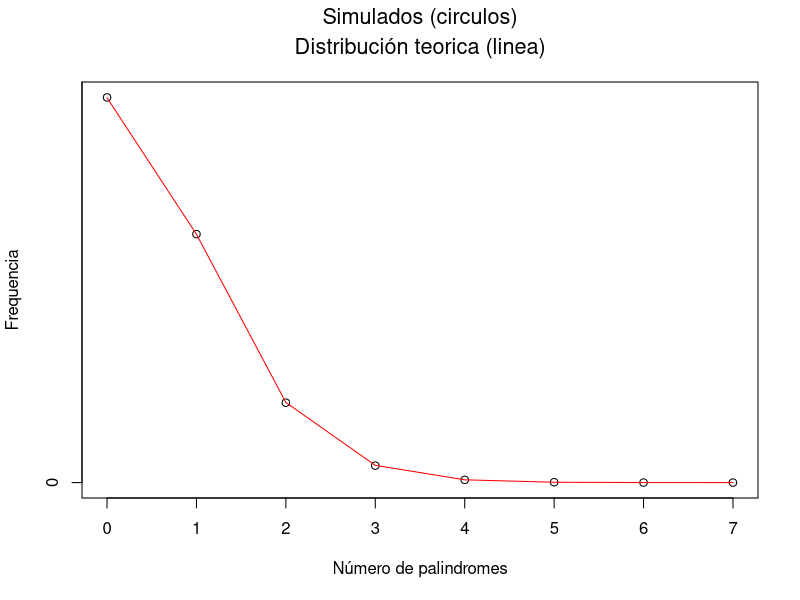
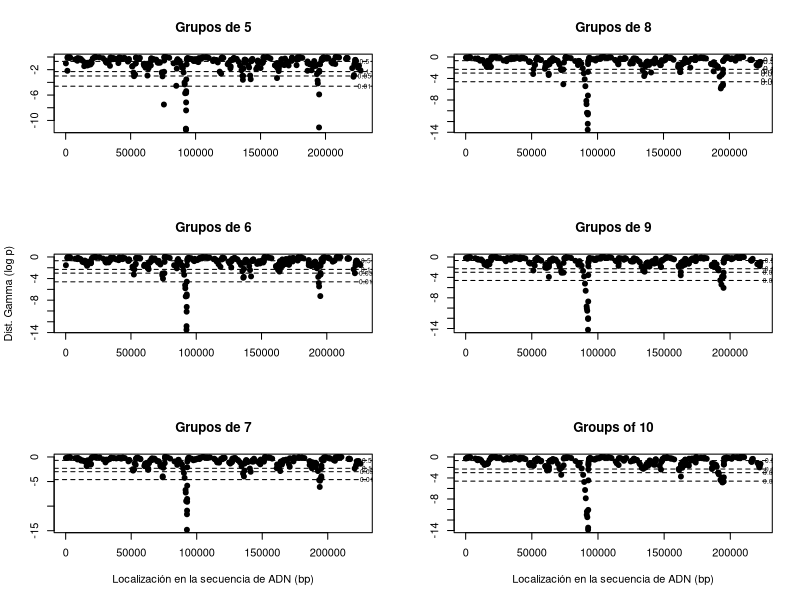
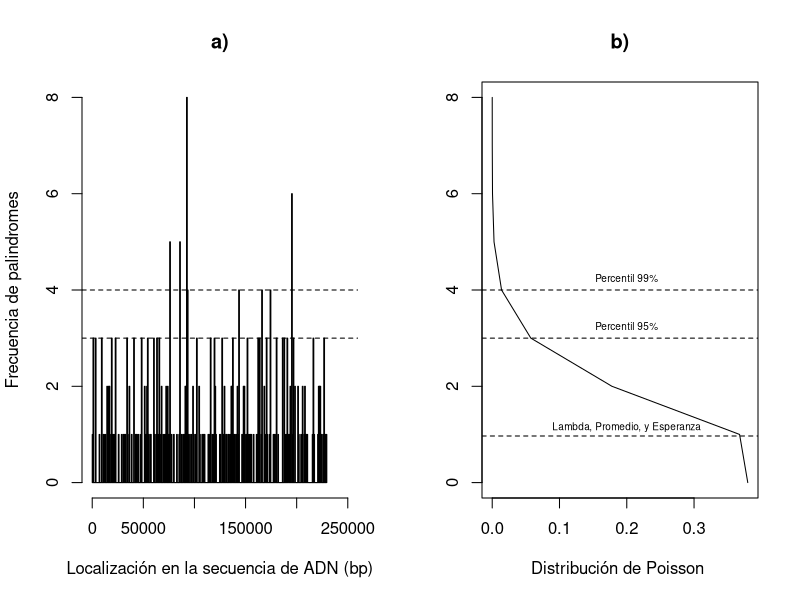
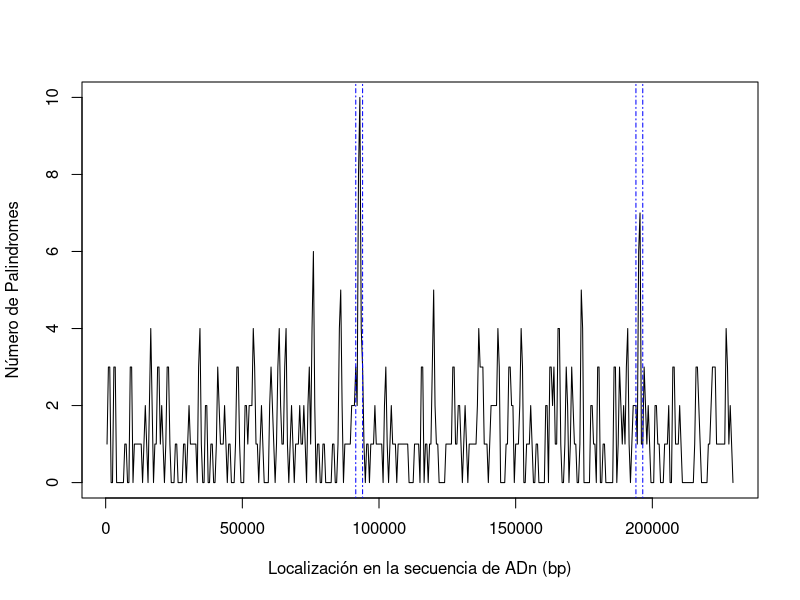

Generate these figures, in order, with R:
## ---- chunk 1
## Simulación

## simulación usando Poisson y Gamma
## Codigo para 10000 replicas de la simulación

## largo de adn
lengthdna <- 229354
## número de palindromes
numberpalin <- 296
## iteraciones
iterate <- 10000

#matris para guardar las simulaciones

sim <- matrix(nrow=iterate, ncol=numberpalin)
for(i in 1:iterate){
  sim[i,] <- sample(1:lengthdna, numberpalin, replace=F)
}

# Codigo para sumar el número de conteos
breakslength <- 230001
breaksize <- 500
mybreaks <- seq(1,breakslength,breaksize)

# Matriz generada para guardar la simulación
sim.hist <-matrix(nrow=iterate, ncol=length(mybreaks)-1)
# Bucle para obtener los conteos al azar generados 

for(i in 1:iterate){
  sim.hist[i,] <- hist(sim[i,], breaks=mybreaks, right=F, plot=F)$counts
}
# Compilar los resultados de conteos en densidades de las observasiones
# Revisar la ayuda para el comando (table)  and probar  table(sample(2:11, 1000, replace=T))
sim.dens<-table(sim.hist)/(nrow(sim.hist)*ncol(sim.hist))

# codigo para resumir las distancias entre los datos de las octetas 
distances<-apply(sim, 1, function(x){diff(sort(x), lag=7)})

# Análisis de los datos simulados y analisis de las probabilidades
## Conteos
## Grafica
plot(as.numeric(names(sim.dens)), sim.dens, ylab="Frequencia", xlab="Número de palindromes")
mtext(side=3, line=2.7, "Simulados (circulos)", cex=1.3)
mtext(side=3, line=1.2, "Distribución teorica (linea)", cex=1.3)
lines(as.numeric(names(sim.dens)), dpois(0:(length(sim.dens)-1),
                                         lambda=(numberpalin*breaksize)/lengthdna ), col="red")

## ---- chunk 2
# Cargar los datos de palindromos en CMV, sustituyendo uno de los datos de la simulación
real_data <- read.csv("cmv.csv")
cmv <- real_data$location

#### Analizar la distribución de palindromes por secciones de adn
## Aquí s importante analizar la acumulación de palindromes (lag) en el espacio del adn
## Entonces para esto usaremos la distribución gamma.
## la distribución gamma requiere dos momementos, llamados shape (alfa) y rate (beta).
## También analizaremos la acumulación de palindromes en secciones de diferentes largos

par(mfcol = c(3, 2))

## Cada grafica tiene en el eje horizontal la localización en la secuencia de ADN en acumulaciones de palindormes de 5 a 10 palindromes
## el eje vertical tiene la distribución de probabilidad de observar el espaciamiento en estos grupos de clusters bajo una distribución gamma.
# La probabilidades estan en escala de logaritmos naturales.  

plot(cmv[1:(296-5)], pgamma(diff(cmv, lag=5), shape=5, rate=296/229354, log=T), ylab = "", xlab = "", main = "Grupos de 5", pch = 19) ## lag corresponde al número de palindromes donde se tendra la distancia del primer palindrome al ultimo palindrome del grupo. 
abline (h = c ( log(0.01), log(0.05), log(0.1), log(0.5)), lty = 2) ##  Agregar las lineas para señalar las p = 0.01, p = 0.05, p = 0.1 and p = 0.5 lty = 2 hace lineas punteads. 
text(x=c(230000,230000,230000),y=c(log(0.01), log(0.05), log(0.1),  log(0.5)),labels=c("0.01","0.05","0.1", "0.5"),cex=.6) ## Agregar etiquetas a las lineas

plot(cmv[1:(296-6)], pgamma(diff(cmv, lag=6), shape=6, rate=296/229354, log=T), ylab = "Dist. Gamma (log p)", xlab = "", main = "Grupos de 6", pch = 19)
abline (h = c ( log(0.01), log(0.05), log(0.1), log(0.5)), lty = 2)    
text(x=c(230000,230000,230000),y=c(log(0.01), log(0.05), log(0.1), log(0.5)),labels=c("0.01","0.05","0.1", "0.5"),cex=.6) 

plot(cmv[1:(296-7)], pgamma(diff(cmv, lag=7), shape=7, rate=296/229354, log=T), ylab = "", xlab = "Localización en la secuencia de ADN (bp)", main = "Grupos de 7", pch = 19)
abline (h = c ( log(0.01), log(0.05), log(0.1), log(0.5)), lty = 2)   ## Adding lines which is pointing out where p = 0.01, p = 0.05, p = 0.1 and p = 0.5 lty = 2 makes a dashed line. 
text(x=c(230000,230000,230000),y=c(log(0.01), log(0.05), log(0.1), log(0.5)),labels=c("0.01","0.05","0.1", "0.5"),cex=.6) ## adding labels for cutting lines

plot(cmv[1:(296-8)], pgamma(diff(cmv, lag=8), shape=8, rate=296/229354, log=T), ylab = "", xlab = "", main = "Grupos de 8", pch = 19)
abline (h = c ( log(0.01), log(0.05), log(0.1), log(0.5)), lty = 2)   ## Adding lines which is pointing out where p = 0.01, p = 0.05, p = 0.1 and p = 0.5 lty = 2 makes a dashed line. 
text(x=c(230000,230000,230000),y=c(log(0.01), log(0.05), log(0.1), log(0.5)),labels=c("0.01","0.05","0.1", "0.5"),cex=.8) ## adding labels for cutting lines

plot(cmv[1:(296-9)], pgamma(diff(cmv, lag=9), shape=9, rate=296/229354, log=T), ylab = "", xlab = "", main = "Grupos de 9", pch = 19)
abline (h = c ( log(0.01), log(0.05), log(0.1), log(0.5)), lty = 2)   ## Adding lines which is pointing out where p = 0.01, p = 0.05, p = 0.1 and p = 0.5 lty = 2 makes a dashed line. 
text(x=c(230000,230000,230000),y=c(log(0.01), log(0.05), log(0.1), log(0.5)),labels=c("0.01","0.05","0.1", "0.5"),cex=.6) ## adding labels for cutting lines

plot(cmv[1:(296-10)], pgamma(diff(cmv, lag=10), shape=10, rate=296/229354, log=T), ylab = "", xlab = "Localización en la secuencia de ADN (bp)", main = "Groups of 10", pch = 19)
abline (h = c ( log(0.01), log(0.05), log(0.1), log(0.5)), lty = 2)   ## Adding lines which is pointing out where p = 0.01, p = 0.05, p = 0.1 and p = 0.5 lty = 2 makes a dashed line. 
text(x=c(230000,230000,230000),y=c(log(0.01), log(0.05), log(0.1), log(0.5)),labels=c("0.01","0.05","0.1", "0.5"),cex=.6) ## adding labels for cutting lines

## ---- chunk 3
##### Unimos esto con una distribución de frecuencias
par(mfrow=c(1,2))
hist750<-hist(cmv,breaks=seq(0, 230000, 750), ylim = c(0,8)
              ,col="grey", main= "a)", xlab="Localización en la secuencia de ADN (bp)", xlim=c(0,250000),ylab="Frecuencia de palindromes", cex = 0.8)
abline(h=qpois(c(0.99),lambda=((296/229354)*750)), lty=2) ## Adding dashed line to point out 99 % quantile. lty = 2 makes a dashed pattern in the line. 
abline(h=qpois(c(0.95),lambda=((296/229354)*750)), lty=2)  ## Adding dashed line to point out 95 % quantile.

expect.750<- (296/229354)*750 ## Calcular lambda esperado para intervalos de 500 pb
plot(dpois(0:8, lambda = 750*(296/229354)), 0:8, type ='l', main = "b)", ylab= "", xlab= "Distribución de Poisson ", cex = 0.8)
abline(h= expect.750, lty=2) ## Agregar linea discontinua para señalar lambda bajo una distribución de Poissson
text(0.20, 1.15,"Lambda, Promedio, y Esperanza", cex= 0.6) ## etiquetar linea.
abline(h=qpois(c(0.99), (296/229354)*750), lty=2) ## Agregar linea para señalar el cuantil 99%. lty = 2 hace que la linea sea discontinua
text(0.20,4.25,"Percentil 99%", cex = 0.6)
abline(h=qpois(c(0.95), (296/229354)*750), lty=2) ## Agregar una linea discontinua para señalar el cuantil 95% . lty = 2 hace que la linea sea discontinua
text(0.20,3.25,"Percentil 95%", cex = 0.6) 

par(mfrow=c(1,1))

## ---- chunk 4
## Función para obtener la localizacion de inicio y final de los agrupameintos de cluster bajo el tamaño de grupo (lag) debinido, con lambda y valores de p bajo una distribución Gamma
## 4 datos son requeridos en esta funcion. file = juego de datos con la localizacion de los palindromes,  lag = tamaño del grupo a calcular el distanciamiento entre palindromes, lambda = media esperada de palindromes para el intervalo de ADN, p = valores de probabilidad de interes, 
## regularmente nos interesamos en los datos que estan en la cola de la probabilidad de distribución.
# la salida es un objeto tipo dataframe.

location.gamma <- function( file, lag, lambda, p){
  location_gamma <-data.frame(index = 1:(296-lag),loc=file[1:(296-lag)],dist=diff(cmv, lag= lag), prob= pgamma(diff(file, lag= lag), shape=lag, rate = lambda, log=T))
  return (data.frame (Indice = location_gamma$index [location_gamma$prob < log(p)],
                      loc.O=location_gamma$loc [location_gamma$prob < log(p)],loc.lag= location_gamma$loc[location_gamma$prob < log(p)]+ lag,
                      p = signif (exp(location_gamma$prob[location_gamma$prob < log(p)]),3)))
}

## Sliding window analysis
##USAGE:
# cmv.counts<-slide.window(hcmv, 230000, blocksize=3000, incr=400)

slide.window<-function(seqdata, total.length, blocksize=500, incr=100){
  block.right<-seq(blocksize,total.length, by=incr)
  block.left<-block.right-blocksize+1
  block.mid<-(block.right+block.left)/2
  nblocks<-length(block.right)
  count<-numeric(nblocks)
  rate<-numeric(nblocks)
  
  for(i in 1:nblocks) {
    focal<-seqdata[seqdata>block.left[i] & seqdata < block.right[i]]
    count[i]<-length(focal)
    rate[i]<-count[i] / blocksize
  }
  data.frame(count, rate, block.left, block.mid, block.right)
}

Table3<- slide.window(cmv, 230000, blocksize=1500, incr=500) ## Saving the data.frame to get locations for the bigger peaks.
sorted_Table3 <- Table3[order(Table3$count, decreasing = TRUE), ]
sorted_Table3
## ---- chunk 5
# plot(count ~ block.mid, data=cmv.counts, type="l")
plot(count ~ block.mid, data=slide.window(cmv, 230000, blocksize=1000, incr=500), type="l", xlab="Localización en la secuencia de ADn (bp)", ylab = "Número de Palindromes")
abline (v = 91500, lty = 10, col= "blue") ## adding a line to mark the starting location in the first recomeded section to search for replication site. 
abline (v = 94000, lty = 10, col = "blue") ## adding a line to mark the ending location in the first recomeded section to search for replication site.
abline (v = 194000, lty = 10, col = "blue") ## adding a line to mark the starting location in the second recomeded section to search for replication site.
abline (v = 196500, lty = 10, col = "blue") ## adding a line to mark the starting location in the second recomeded section to search for replication site.
